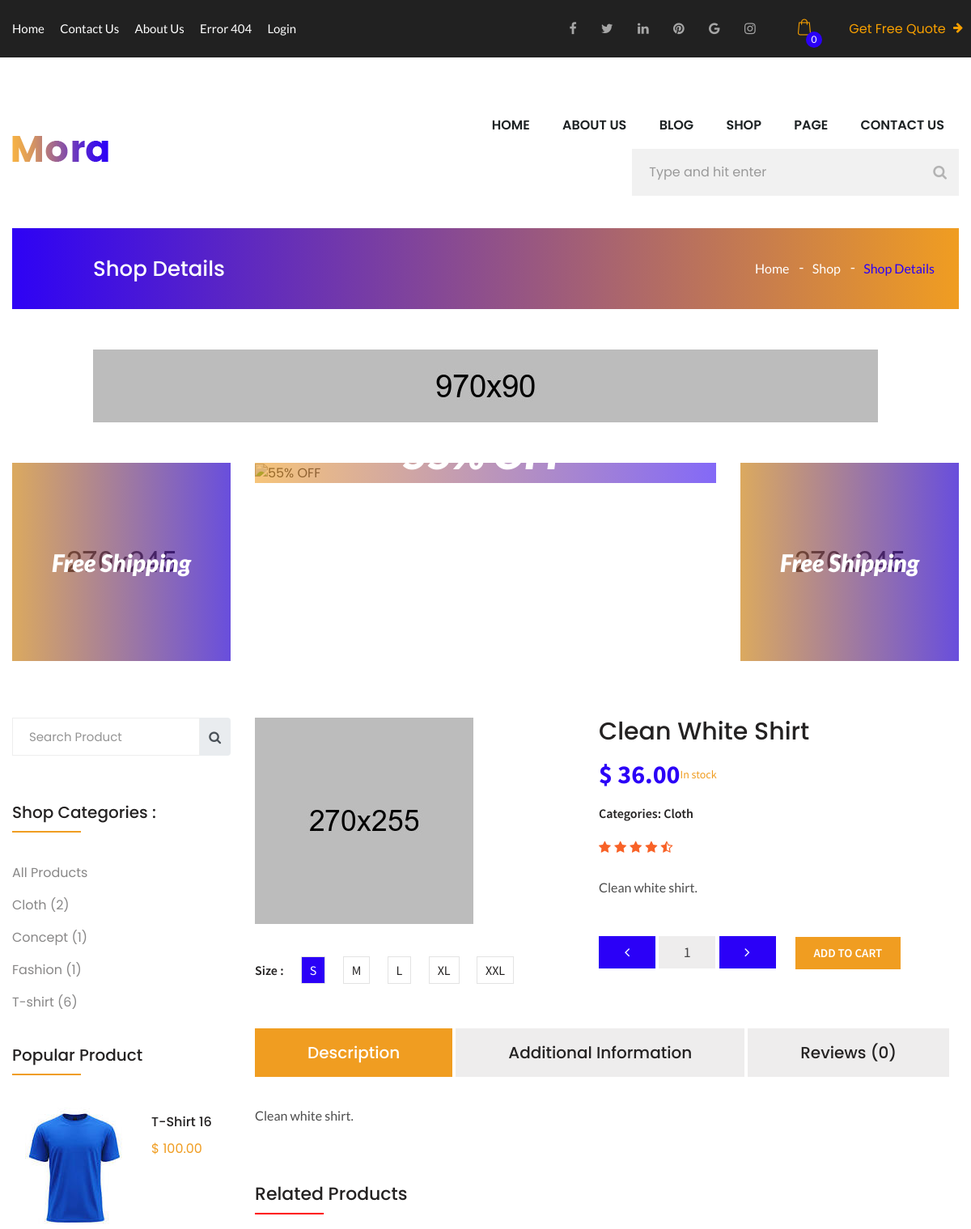
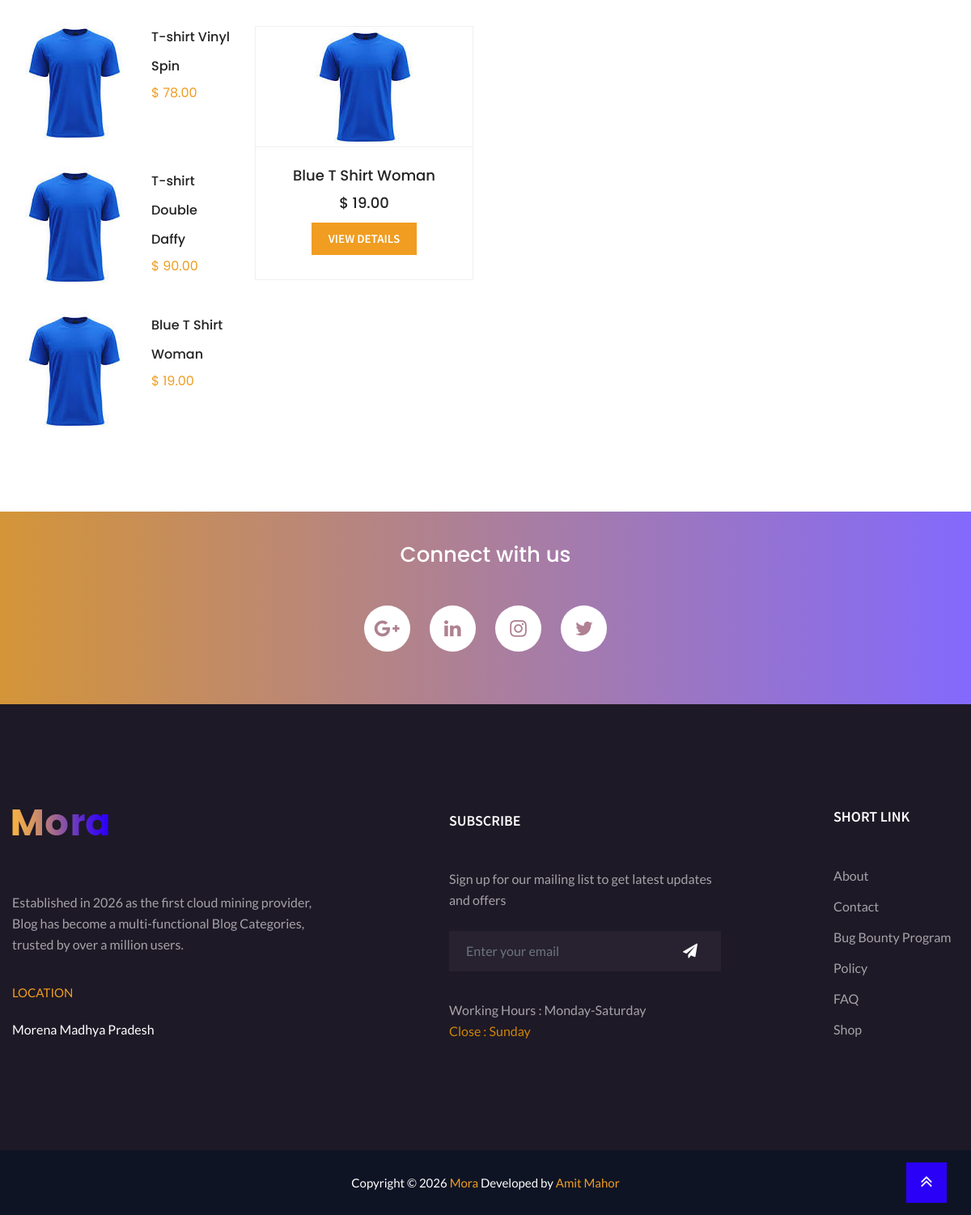
Screenshot of /shop-details.php?id=6 with the database file from the repository (2 pictures, top to bottom).
### tables this page shows
CREATE TABLE `products` (
  `id` int(11) NOT NULL AUTO_INCREMENT,
  `name` varchar(150) NOT NULL,
  `price` decimal(10,2) NOT NULL,
  `image` varchar(255) NOT NULL,
  `category` varchar(100) NOT NULL,
  `description` text DEFAULT NULL,
  `status` enum('active','inactive') DEFAULT 'active',
  `created_at` timestamp NOT NULL DEFAULT current_timestamp(),
  PRIMARY KEY (`id`)
);

CREATE TABLE `site_settings` (
  `id` int(11) NOT NULL AUTO_INCREMENT,
  `site_name` varchar(100) NOT NULL,
  `site_description` text DEFAULT NULL,
  `location` varchar(255) DEFAULT NULL,
  `working_days` varchar(100) DEFAULT NULL,
  `closing_day` varchar(100) DEFAULT NULL,
  `copyright_year` varchar(10) DEFAULT NULL,
  `developer_name` varchar(100) DEFAULT NULL,
  `developer_url` varchar(255) DEFAULT NULL,
  `status` enum('active','inactive') DEFAULT 'active',
  `created_at` timestamp NOT NULL DEFAULT current_timestamp(),
  `updated_at` timestamp NOT NULL DEFAULT current_timestamp() ON UPDATE current_timestamp(),
  PRIMARY KEY (`id`)
);

### shop-details.php (the view, shortened to what the rows shown need)
<?php
include "includes/db.php";
$productId = isset($_GET['id'])
    ? (int) $_GET['id']
    : 0;
$productQuery = "
    SELECT
        id,
        name,
        price,
        image,
        category,
        description,
        status,
        created_at
    FROM products
    WHERE id = $productId
      AND status = 'active'
    LIMIT 1
";
$productResult = mysqli_query($conn, $productQuery);
$product = mysqli_fetch_assoc($productResult);
$productName = $product['name'];
$productPrice = (float) $product['price'];
$productImage = $product['image'];
$productCategory = $product['category'];
$productDescription = $product['description'];
$popularQuery = "
    SELECT
        id,
        name,
        price,
        image
    FROM products
    WHERE status = 'active'
      AND id != $productId
    ORDER BY id DESC
    LIMIT 4
";
$popularResult = mysqli_query($conn, $popularQuery);
$categorySafe = mysqli_real_escape_string(
    $conn,
    $productCategory
);
$relatedQuery = "
    SELECT
        id,
        name,
        price,
        image,
        category
    FROM products
    WHERE status = 'active'
      AND id != $productId
      AND category = '$categorySafe'
    ORDER BY id DESC
    LIMIT 3
";
$relatedResult = mysqli_query($conn, $relatedQuery);
?>
<!DOCTYPE html>
<html lang="en">
<head>
    <link
        href="css/style.css"
        rel="stylesheet"
    >
</head>
<body class="background-transparent">
<?php include "includes/header.php"; ?>
<div class="container">
    <div class="pages_heder">
        <h2>
            Shop Details
        </h2>
    </div>
</div>
<section class="shop_with_sidebar">
    <div class="container">
        <div class="row">
            <div class="col-lg-3 shop_right_sidebar">
                <div class="s_widget popular_products">
                    <?php
                    if (
                        $popularResult &&
                        mysqli_num_rows($popularResult) > 0
                    ) {
                        $popularFirst = true;
                        while (
                            $popular =
                            mysqli_fetch_assoc($popularResult)
                        ) {
                    ?>
                        <div
                            class="media
                            <?php
                            echo $popularFirst
                                ? 'media_fast'
                                : '';
                            ?>"
                        >
                            <a
                                href="shop-details.php?id=<?php echo $popular['id']; ?>"
                            >
                                <img
                                    src="<?php echo htmlspecialchars($popular['image']); ?>"
                                    alt="<?php echo htmlspecialchars($popular['name']); ?>"
                                >
                            </a>
                            <div class="media-body">
                                <a
                                    href="shop-details.php?id=<?php echo $popular['id']; ?>"
                                >
                                    <?php
                                    echo htmlspecialchars(
                                        $popular['name']
                                    );
                                    ?>
                                </a>
                                <h6>
                                    $
                                    <?php
                                    echo number_format(
                                        $popular['price'],
                                        2
                                    );
                                    ?>
                                </h6>
                            </div>
                        </div>
                    <?php
                            $popularFirst = false;
                        }
                    } else {
                    ?>
                        <p>
                            No popular products found.
                        </p>
                    <?php
                    }
                    ?>
                </div>
            </div>
            <div class="col-lg-9 shop_left_sidebar">
                <div class="row">
                    <div class="col-md-6 min_img">
                        <img
                            src="<?php echo htmlspecialchars($productImage); ?>"
                            alt="<?php echo htmlspecialchars($productName); ?>"
                        >
                        <ul class="product_size">
                            <li>
                            </li>
                            <li class="active">
                            </li>
                            <li>
                            </li>
                            <li>
                            </li>
                            <li>
                            </li>
                            <li>
                            </li>
                        </ul>
                    </div>
                    <div class="col-md-6 product_details">
                        <h2>
                            <?php
                            echo htmlspecialchars(
                                $productName
                            );
                            ?>
                        </h2>
                        <h1>
                            $
                            <?php
                            echo number_format(
                                $productPrice,
                                2
                            );
                            ?>
                            <small>
                                In stock
                            </small>
                        </h1>
                        <h4>
                            Categories:
                            <?php
                            echo htmlspecialchars(
                                $productCategory
                            );
                            ?>
                        </h4>
                        <ul class="rating">
                            <li>
                            </li>
                        </ul>
                        <p>
                            <?php
                            echo nl2br(
                                htmlspecialchars(
                                    $productDescription
                                )
                            );
                            ?>
                        </p>
                        <ul class="value-section">
                            <li>
                            </li>
                            <li id="product-value">
                            </li>
                            <li>
                            </li>
                            <li>
                            </li>
                        </ul>
                    </div>
                    <div class="review-tab col-12">
                        <div class="tab-content">
                            <div
                                id="home"
                                class="tab-pane fade in active show"
                            >
                                <p>
                                    <?php
                                    echo nl2br(
                                        htmlspecialchars(
                                            $productDescription
                                        )
                                    );
                                    ?>
                                </p>
                            </div>
                        </div>
                    </div>
                    <div class="col-12">
                        <h2 class="r_heding">
                            Related Products
                        </h2>
                    </div>
                    <?php
                    if (
                        $relatedResult &&
                        mysqli_num_rows($relatedResult) > 0
                    ) {
                        while (
                            $related =
                            mysqli_fetch_assoc($relatedResult)
                        ) {
                    ?>
                        <div class="col-md-4 col-sm-6">
                            <div class="shop_items">
                                <a
                                    href="shop-details.php?id=<?php echo $related['id']; ?>"
                                    class="shop_img"
                                >
                                    <img
                                        src="<?php echo htmlspecialchars($related['image']); ?>"
                                        alt="<?php echo htmlspecialchars($related['name']); ?>"
                                    >
                                </a>
                                <div class="shop_text">
                                    <a
                                        href="shop-details.php?id=<?php echo $related['id']; ?>"
                                        class="s_heding"
                                    >
                                        <?php
                                        echo htmlspecialchars(
                                            $related['name']
                                        );
                                        ?>
                                    </a>
                                    <h4>
                                        $
                                        <?php
                                        echo number_format(
                                            $related['price'],
                                            2
                                        );
                                        ?>
                                    </h4>
                                    <a
                                        href="shop-details.php?id=<?php echo $related['id']; ?>"
                                        class="theme_btn"
                                    >
                                        View Details
                                    </a>
                                </div>
                            </div>
                        </div>
                    <?php
                        }
                    }
                    ?>
                </div>
            </div>
        </div>
    </div>
</section>
<section class="connect_with_us">
    <div class="container">
        <h2>
            Connect with us
        </h2>
    </div>
</section>
<?php include "includes/footer.php"; ?>
</body>
</html>

### includes/footer.php (shortened to what the rows shown need)
<?php
include "db.php";
$settingsQuery = "
    SELECT
        site_name,
        site_description,
        location,
        working_days,
        closing_day,
        copyright_year,
        developer_name,
        developer_url
    FROM site_settings
    WHERE status = 'active'
    ORDER BY id DESC
    LIMIT 1
";
$settingsResult = mysqli_query($conn, $settingsQuery);
$settings = null;
if ($settingsResult && mysqli_num_rows($settingsResult) > 0) {
    $settings = mysqli_fetch_assoc($settingsResult);
}
?>
<footer class="footer_area">
    <div class="container">
        <div class="footer_inner row">
            <div class="col-lg-5 col-md-6 footer_logo">
                <a href="index.php">
                    <img
                        src="images/logo.png"
                        alt="<?php echo htmlspecialchars($settings['site_name'] ?? 'Mora'); ?>"
                    >
                </a>
                <p>
                    <?php echo htmlspecialchars($settings['site_description'] ?? ''); ?>
                </p>
                <address>
                    <span>LOCATION</span>
                    <p>
                        <?php echo htmlspecialchars($settings['location'] ?? ''); ?>
                    </p>
                </address>
            </div>
            <div class="col-lg-5 col-md-6">
                <div class="subscribe">
                    <h4>Subscribe</h4>
                    <p>
                        Sign up for our mailing list to get latest updates and offers
                    </p>
                    <form method="POST" action="subscribe.php">
                        <div class="input-group">
                        </div>
                    </form>
                    <h6>
                        Working Hours :
                        <?php
                        echo htmlspecialchars(
                            $settings['working_days'] ?? ''
                        );
                        ?>
                        <span>
                            Close :
                            <?php
                            echo htmlspecialchars(
                                $settings['closing_day'] ?? ''
                            );
                            ?>
                        </span>
                    </h6>
                </div>
            </div>
        </div>
    </div>
    <div class="copy_right">
        <p>
            Copyright ©
            <?php
            echo htmlspecialchars(
                $settings['copyright_year'] ?? date('Y')
            );
            ?>
            <a href="index.php">
                <?php
                echo htmlspecialchars(
                    $settings['site_name'] ?? 'Mora'
                );
                ?>
            </a>
            Developed by
            <a
                href="<?php echo htmlspecialchars($settings['developer_url'] ?? '#'); ?>"
                target="_blank"
                rel="noopener noreferrer"
            >
                <?php
                echo htmlspecialchars(
                    $settings['developer_name'] ?? ''
                );
                ?>
            </a>
        </p>
    </div>
</footer>

### rows the page displays
products: image (picture), name "T-Shirt 16", price "100.00"
products: image (picture), name "T-shirt Vinyl Spin", price "78.00"
products: image (picture), name "T-shirt Double Daffy", price "90.00"
products: image (picture), name "Blue T Shirt Woman", price "19.00"
products: image (picture), name "Clean White Shirt", price "36.00", category "Cloth", description "Clean white shirt."
site_settings: site_description "Established in 2026 as the first cloud mining provider, Blog has become a multi-functional Blog Categories, trusted by over a million users.", location "Morena Madhya Pradesh", working_days "Monday-Saturday", closing_day "Sunday", copyright_year "2026", site_name "Mora", developer_name "Amit Mahor"

### other values shown
$category['category'] "Cloth"
$category['total'] "2"
$category['category'] "Concept"
$category['total'] "1"
$category['category'] "Fashion"
$category['category'] "T-shirt"
$category['total'] "6"
